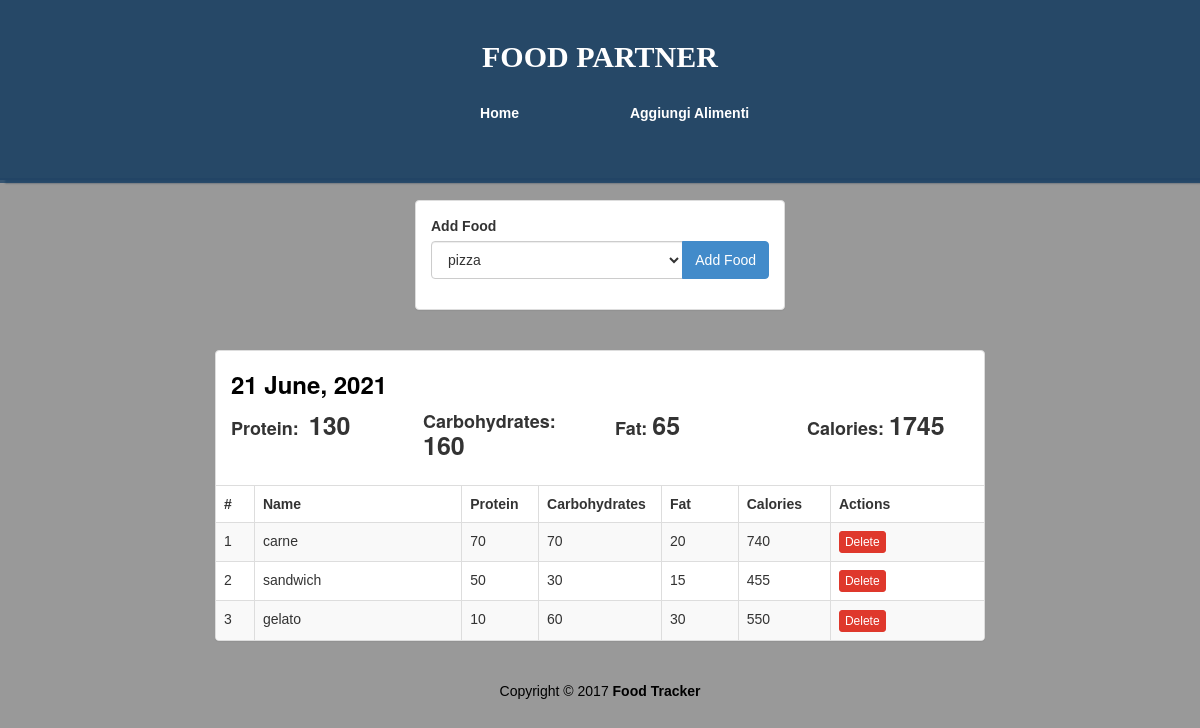
The app's page /view/4 with its own data.
### database/models.py (models this page shows)
class Log(db.Model):
    id = db.Column(db.Integer, primary_key=True)
    date = db.Column(db.Date, nullable=False)
    foods = db.relationship('Alimenti', secondary=log_food, lazy='dynamic')

class Alimenti(db.Model):
    __tablename__ = "Alimenti"
    id = db.Column(db.Integer, primary_key=True)
    name = db.Column(db.String(50), unique=True, nullable=False)
    proteins = db.Column(db.Integer, nullable=False)
    carbs = db.Column(db.Integer, nullable=False)
    fats = db.Column(db.Integer, nullable=False)
    @property
    def calories(self):
        return self.proteins * 4 + self.carbs * 4 + self.fats * 9

### main/routes.py (the view)
@main.route("/view/<int:log_id>")
def view(log_id):
    log = Log.query.get_or_404(log_id)
    foods = Alimenti.query.all()
    totali = {
        'proteins' : 0,
        'carbs' : 0,
        'fats' : 0,
        'calories' : 0
    }
    for food in log.foods:
        totali['proteins'] += food.proteins
        totali['carbs'] += food.carbs
        totali['fats'] += food.fats
        totali['calories'] += food.calories
    return render_template("view.html", foods=foods, log=log, totali=totali)

### templates/view.html (shortened to what this page needs)
<!DOCTYPE html>
<html lang="en">
<head>
    <link rel="stylesheet" href="/static/united.min.css" />
    <link rel="stylesheet" href="/static/styles.css" />
</head>
<body>
    <div class="container-fluid" id="wrapper">
        <div class="row" id="homeJumbo">
            <div class="overlay"></div>
            <div class="col-lg-12">
                <h1>
                    <a href="#">FOOD PARTNER</a>
                </h1>
                <div class="row t20">
                    <div class="col-lg-4 col-lg-offset-4">
                        <ul class="nav nav-pills nav-justified">
                            <li role="presentation">
                                <a href="{{ url_for('dashboard') }}" title="Home">Home</a>
                            </li>
                            <li role="presentation">
                                <a href="{{ url_for('main.add') }}" title="Add Food Item">Aggiungi Alimenti</a>
                            </li>
                        </ul>
                    </div>
                </div>
            </div>
        </div>
        <div class="row t20">
            <div class="col-lg-4 col-lg-offset-4">
                <div class="panel panel-default">
                    <div class="panel-body">
                        <form action="{{ url_for('main.add_food_to_log', log_id=log.id) }}" method="POST" role="form">
                            <div class="form-group">
                                <label>Add Food</label>
                                <div class="input-group">
                                    <select class="form-control" name="food-select">
                                        {% for food in foods %}
                                        <option value="{{food.id}}">{{food.name}}</option>
                                        {% endfor %}
                                    </select>
                                    <span class="input-group-btn">
                                        <button type="submit" class="btn btn-primary" id="add-btn">
                                             Add Food
                                        </button>
                                    </span>
                                </div>
                            </div>
                        </form>
                    </div>
                </div>
            </div>
        </div>
        <div class="row t20">
            <div class="col-lg-8 col-lg-offset-2">
                <div class="panel panel-default">
                    <div class="panel-body">
                        <h3 class="lean-h text-black">
                             {{ log.date.strftime('%d %B, %Y') }}
                        </h3>
                        <div class="row">
                            <div class="col-lg-3">
                                <h4 class="lean-h">
                                    Protein: &nbsp;<strong class="f25">{{totali['proteins']}}</strong>
                                </h4>
                            </div>
                            <div class="col-lg-3">
                                <h4 class="lean-h">
                                    Carbohydrates: <strong class="f25">{{totali['carbs']}}</strong>
                                </h4>
                            </div>
                            <div class="col-lg-3">
                                <h4 class="lean-h">
                                    Fat: <strong class="f25">{{totali['fats']}}</strong>
                                </h4>
                            </div>
                            <div class="col-lg-3">
                                <h4 class="lean-h">
                                    Calories: <strong class="f25">{{totali['calories']}}</strong>
                                </h4>
                            </div>
                        </div>
                    </div>
                    <div class="table-responsive">
                        <table class="table table-striped table-hover table-bordered">
                            <thead>
                                <tr>
                                    <th style="width: 5%;">#</th>
                                    <th>Name</th>
                                    <th style="width: 10%;">Protein</th>
                                    <th style="width: 16%;">Carbohydrates</th>
                                    <th style="width: 10%;">Fat</th>
                                    <th style="width: 12%;">Calories</th>
                                    <th style="width: 20%;">Actions</th>
                                </tr>
                            </thead>
                            <tbody>
                                {% for food in log.foods %}
                                <tr>
                                    <td>{{loop.index}}</td><td>{{food.name}}</td>
                                    <td>{{food.proteins}}</td>
                                    <td>{{food.carbs}}</td>
                                    <td>{{food.fats}}</th>
                                    <td>{{food.calories}}</td>
                                    <td>
                                        <a href="{{url_for('main.remove_food_from_log', log_id=log.id, food_id=food.id)}}" class="btn btn-danger btn-xs">
                                             Delete
                                        </a>
                                    </td>
                                </tr>
                                {% endfor %}
                            </tbody>
                        </table>
                    </div>
                </div>
            </div>
        </div>
        <footer>
            <div class="row pad">
                <div class="col-lg-12 text-center">
                    Copyright &copy; 2017 <strong>Food Tracker</strong>
                </div>
            </div>
        </footer>
    </div>
</body>
</html>

### static/styles.css (style rules this page uses)
body { background: rgba(0, 0, 0, .4); font-family: 'Ubuntu', sans-serif; }
#homeJumbo { position: relative; min-height: 180px; background: rgba(53, 67, 82, 0.8); background-size: cover; background-repeat: no-repeat; border-bottom: 2px solid rgba(44, 62, 80, .8); box-shadow: 7px 1px 2px 2px rgba(44, 62, 80, .8); }
#homeJumbo > div.overlay { position: absolute; height: 183px; width: 100%; background: rgba(30, 69, 105, 0.8); }
#homeJumbo h1 { font-size: 30px; color: white; font-family: 'Oswald'; text-align: center; padding-top: 20px; font-weight: bolder; }
#homeJumbo h1 > a { color: white; text-decoration: none; }
.t20 { margin-top: 20px; }
.f25 { font-size: 25px; }
.nav-justified>li>a { color: white; font-weight: bolder; }
.nav-pills>li+li { padding-left: 10px; }
.lean-h { margin-top: 5px; margin-bottom: 10px; font-weight: bolder; }
.text-black { color: black !important; }
footer { margin-top: 20px; color: black; margin-bottom: 20px; }

### records on screen
Log: date "21 June, 2021"
Alimenti: name "carne", proteins "70", carbs "70", fats "20", calories "740"
Alimenti: name "sandwich", proteins "50", carbs "30", fats "15", calories "455"
Alimenti: name "gelato", proteins "10", carbs "60", fats "30", calories "550"

### other values on screen
{{ totali['proteins'] }} "130"
{{ totali['carbs'] }} "160"
{{ totali['fats'] }} "65"
{{ totali['calories'] }} "1745"
form field food-select "pizza"
